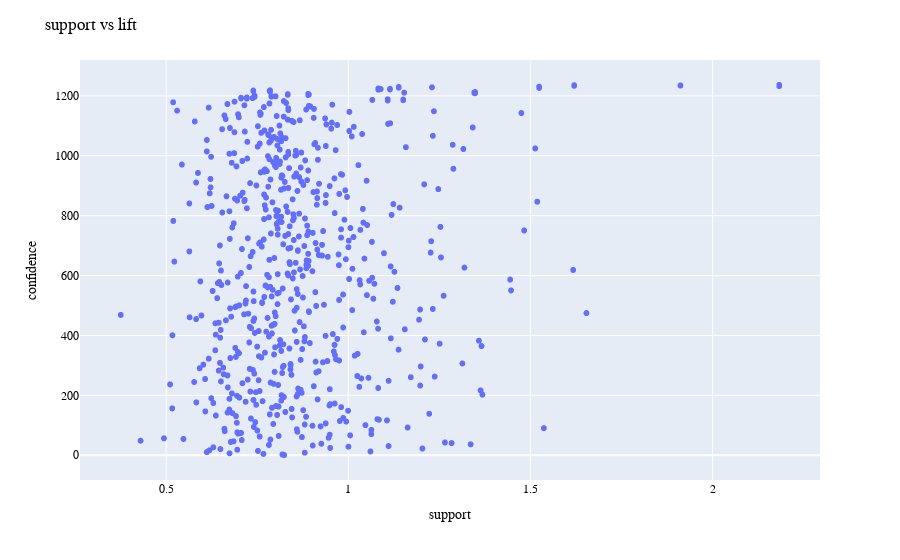

Source (notebook cell):
### Code cell
plot_rule_px_scatter(rules, x = 'support', y = 'lift')

### Figure 1 — Plotly figure (JSON) as saved in the notebook; plotly's stock layout.template omitted (floating-point values rounded to 4 significant figures; data arrays with more than 128 entries replaced by an {"elided": "..."} marker saying what was removed)
{"data": [{"hovertemplate": "x=%{x}<br>index=%{y}<extra></extra>", "legendgroup": "", "marker": {"color": "#636efa", "symbol": "circle"}, "mode": "markers", "name": "", "showlegend": false, "type": "scattergl", "x": {"elided": "1238 float values"}, "xaxis": "x", "y": {"elided": "1238 int values"}, "yaxis": "y"}], "layout": {"font": {"color": "black", "family": "Courier New"}, "legend": {"tracegroupgap": 0}, "margin": {"t": 60}, "title": {"text": "support vs lift"}, "xaxis": {"anchor": "y", "domain": [0, 1], "title": {"text": "support"}}, "yaxis": {"anchor": "x", "domain": [0, 1], "title": {"text": "confidence"}}}}
